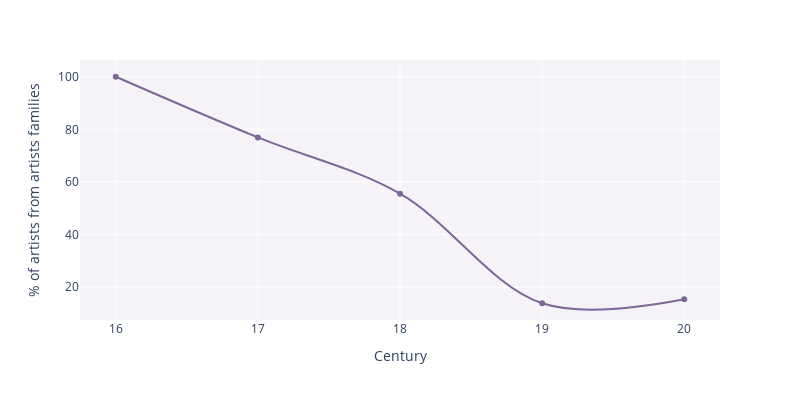

This figure's notebook cell:
### Code cell
artists_fam_per_century = df.groupby('Century')['From Artists Family'].sum().reset_index()


total_per_century = df['Century'].value_counts().reset_index()
total_per_century.columns = ['Century', 'Total Artists']


artists_fam_time = pd.merge(artists_fam_per_century, total_per_century, on='Century')


artists_fam_time['Percentage'] = (artists_fam_time['From Artists Family'] / artists_fam_time['Total Artists']) * 100


fig = px.line(artists_fam_time, 
              x='Century', 
              y='Percentage',
              labels={'Percentage': '% of artists from artists families', 'Century': 'Century'},
              title='',
              line_shape='spline',
              width=800,
              height=400,
              markers=True)

fig.update_traces(line=dict(color='#7D6699'), selector=dict(type='scatter'))
fig.update_layout(plot_bgcolor='rgba(125,102,153,0.08)')

fig.show()

### Figure 1 — Plotly figure (JSON) as saved in the notebook; plotly's stock layout.template omitted (floating-point values rounded to 4 significant figures)
{"data": [{"hovertemplate": "Century=%{x}<br>% of artists from artists families=%{y}<extra></extra>", "legendgroup": "", "line": {"color": "#7D6699", "dash": "solid", "shape": "spline"}, "marker": {"symbol": "circle"}, "mode": "lines+markers", "name": "", "orientation": "v", "showlegend": false, "type": "scatter", "x": [16, 17, 18, 19, 20], "xaxis": "x", "y": [100, 76.92, 55.56, 13.89, 15.38], "yaxis": "y"}], "layout": {"height": 400, "legend": {"tracegroupgap": 0}, "margin": {"t": 60}, "plot_bgcolor": "rgba(125,102,153,0.08)", "width": 800, "xaxis": {"anchor": "y", "autorange": true, "domain": [0, 1], "range": [15.75, 20.25], "title": {"text": "Century"}, "type": "linear"}, "yaxis": {"anchor": "x", "autorange": true, "domain": [0, 1], "range": [7.521, 106.4], "title": {"text": "% of artists from artists families"}, "type": "linear"}}}
